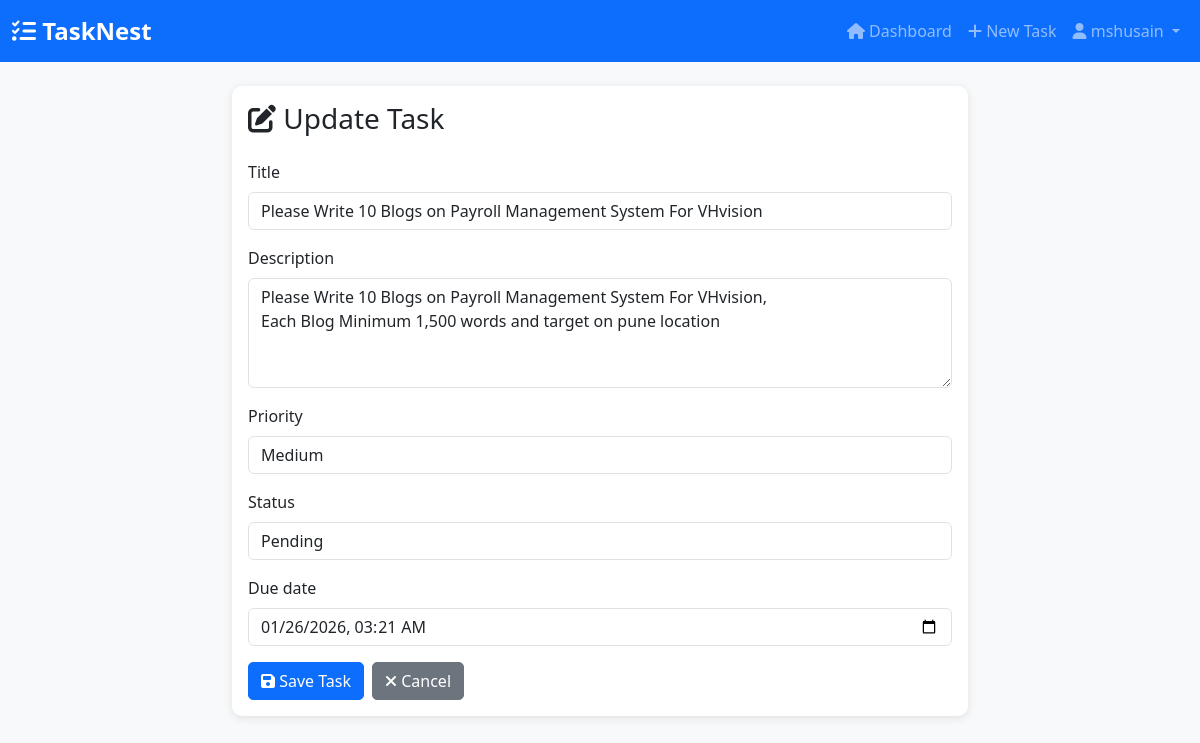
Page /task/1/update/ (signed in) on the committed database.
### tasks/models.py (models this page shows, shortened)
class Task(models.Model):
    PRIORITY_CHOICES = [
        ('low', 'Low'),
        ('medium', 'Medium'),
        ('high', 'High'),
    ]
    STATUS_CHOICES = [
        ('pending', 'Pending'),
        ('in_progress', 'In Progress'),
        ('completed', 'Completed'),
    ]
    user = models.ForeignKey(User, on_delete=models.CASCADE, related_name='tasks')
    title = models.CharField(max_length=200)
    description = models.TextField(blank=True)
    priority = models.CharField(max_length=10, choices=PRIORITY_CHOICES, default='medium')
    status = models.CharField(max_length=15, choices=STATUS_CHOICES, default='pending')
    due_date = models.DateTimeField(null=True, blank=True)
    created_at = models.DateTimeField(auto_now_add=True)
    updated_at = models.DateTimeField(auto_now=True)
    completed_at = models.DateTimeField(null=True, blank=True)
    class Meta:
        ordering = ['-created_at']

### tasks/views.py (the view)
# urls.py: path('task/<int:pk>/update/', views.task_update_view, name='task_update'),
@login_required
def task_update_view(request, pk):
    task = get_object_or_404(Task, pk=pk, user=request.user)
    if request.method == 'POST':
        form = TaskForm(request.POST, instance=task)
        if form.is_valid():
            form.save()
            messages.success(request, 'Task updated successfully!')
            return redirect('tasks:dashboard')
    else:
        form = TaskForm(instance=task)
    return render(request, 'tasks/task_form.html', {'form': form, 'action': 'Update', 'task': task})

### tasks/forms.py
class TaskForm(forms.ModelForm):
    class Meta:
        model = Task
        fields = ['title', 'description', 'priority', 'status', 'due_date']
        widgets = {
            'title': forms.TextInput(attrs={
                'class': 'form-control',
                'placeholder': 'Enter task title'
            }),
            'description': forms.Textarea(attrs={
                'class': 'form-control',
                'placeholder': 'Enter task description',
                'rows': 4
            }),
            'priority': forms.Select(attrs={'class': 'form-control'}),
            'status': forms.Select(attrs={'class': 'form-control'}),
            'due_date': forms.DateTimeInput(attrs={
                'class': 'form-control',
                'type': 'datetime-local'
            }),
        }

### tasks/templates/tasks/task_form.html (shortened to what this page needs)
{% extends 'tasks/base.html' %}
{% block content %}
<div class="row justify-content-center">
    <div class="col-md-8">
        <div class="card">
            <div class="card-body">
                <h3 class="card-title mb-4">
                    <i class="fas fa-{% if action == 'Create' %}plus{% else %}edit{% endif %}"></i>
                    {{ action }} Task
                </h3>
                <form method="post">
                    {% for field in form %}
                    <div class="mb-3">
                        <label for="{{ field.id_for_label }}" class="form-label">
                            {{ field.label }}
                        </label>
                        {{ field }}
                    </div>
                    {% endfor %}
                    <div class="d-flex gap-2">
                        <button type="submit" class="btn btn-primary">
                            <i class="fas fa-save"></i> Save Task
                        </button>
                        <a href="{% url 'tasks:dashboard' %}" class="btn btn-secondary">
                            <i class="fas fa-times"></i> Cancel
                        </a>
                    </div>
                </form>
            </div>
        </div>
    </div>
</div>
{% endblock %}

### tasks/templates/tasks/base.html (shortened to what this page needs)
<!DOCTYPE html>
<html lang="en">
<head>
    <link href="https://cdn.jsdelivr.net/npm/bootstrap@5.3.0/dist/css/bootstrap.min.css" rel="stylesheet">
    <link rel="stylesheet" href="https://cdnjs.cloudflare.com/ajax/libs/font-awesome/6.4.0/css/all.min.css">
    {% load static %}
    <link rel="stylesheet" href="{% static 'tasks/css/style.css' %}">
</head>
<body>
    {% if user.is_authenticated %}
    <nav class="navbar navbar-expand-lg navbar-dark bg-primary">
        <div class="container-fluid">
            <a class="navbar-brand" href="{% url 'tasks:dashboard' %}">
                <i class="fas fa-tasks"></i> TaskNest
            </a>
            <div class="collapse navbar-collapse" id="navbarNav">
                <ul class="navbar-nav ms-auto">
                    <li class="nav-item">
                        <a class="nav-link" href="{% url 'tasks:dashboard' %}">
                            <i class="fas fa-home"></i> Dashboard
                        </a>
                    </li>
                    <li class="nav-item">
                        <a class="nav-link" href="{% url 'tasks:task_create' %}">
                            <i class="fas fa-plus"></i> New Task
                        </a>
                    </li>
                    <li class="nav-item dropdown">
                        <a class="nav-link dropdown-toggle" href="#" id="navbarDropdown" role="button" data-bs-toggle="dropdown">
                            <i class="fas fa-user"></i> {{ user.username }}
                        </a>
                    </li>
                </ul>
            </div>
        </div>
    </nav>
    {% endif %}
    <main class="container mt-4">
        {% block content %}{% endblock %}
    </main>
</body>
</html>

### tasks/static/tasks/css/style.css (style rules this page uses)
body { background-color: #f8f9fa; font-family: 'Segoe UI', Tahoma, Geneva, Verdana, sans-serif; }
.navbar-brand { font-weight: bold; font-size: 1.5rem; }
.card { border: none; border-radius: 10px; box-shadow: 0 2px 10px rgba(0,0,0,0.1); }
.btn { border-radius: 5px; }

### rows in the picture
Task: form "Please Write 10 Blogs on Payroll Management System For VHvision" "Please Write 10 Blogs on Payroll Management System For VHvision, Each Blog Minimum 1,500 words and target on pune location" "Medium" "Pending" "01/26/2026 03:21"

### other values in the picture
{{ user.username }} "mshusain"
{{ action }} "Update"
{{ field.label }} "Title" "Description" "Priority" "Status" "Due date"
